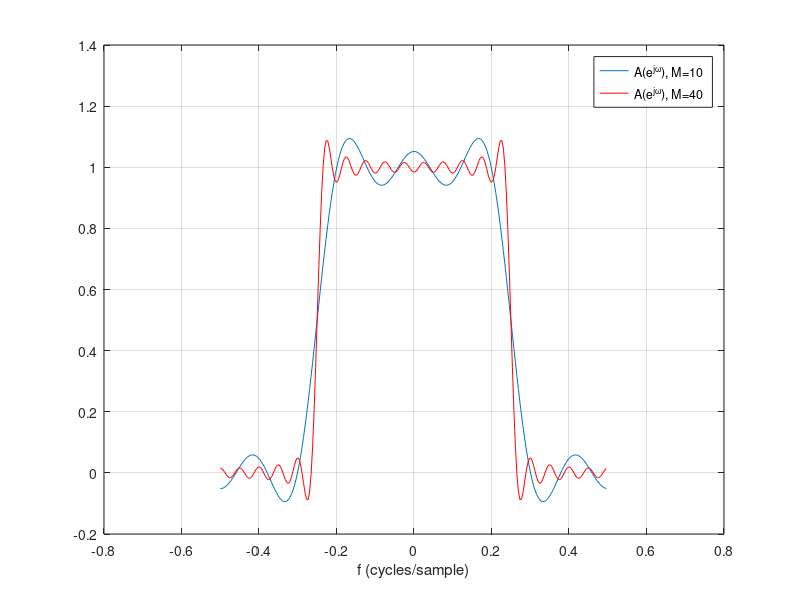

MATLAB code for this plot:
%% Example - Gibbs Phenomonon
% Compare the amplitude responses for two impulse response truncation
% lowpass filters. One with the order M=10 and the other with M=40.
% Set the cutoff to be 0.25 cycles/sample.
% 
% Use the MATLAB function fft in the process of generating the amplitude 
% response. Plot both responses on one plot as a function of
% frequency in cycles/samples for the range -0.5 to 0.5.
%% Define intial values
%
f2=1/4;
f1=0;
beta=0;
M1=10;
alpha1=M1/2;
M2=40;
alpha2=M2/2;
%% Generate the impulse responses, h1 and h2
n=0:M1;
h1=2*f2*sinc(2*f2*(n-M1/2))-2*f1*sinc(2*f1*(n-M1/2));   %using complete IR function for both
n=0:M2;
h2=2*f2*sinc(2*f2*(n-M2/2))-2*f1*sinc(2*f1*(n-M2/2));
%% Generate the amplitude responses, A1 and A2
L=256;
h1z=[h1 zeros(1,L-length(h1))];
h2z=[h2 zeros(1,L-length(h2))];
H2=fft(h2z);    %calculat fft
H1=fft(h1z);
k=0:L-1;
W1=exp(-j*(beta-alpha1*2*pi*k/L));  %complex exp
W2=exp(-j*(beta-alpha2*2*pi*k/L));
A1=H1.*W1;  %AR = IR * phase resp
A1=real(A1);    %remove smoll imaginary error
A2=H2.*W2;
A2=real(A2);
%% Plot the amplitude responses
figure(1)
clf
plot(k/L-0.5,fftshift(A1))
hold
plot(k/L-0.5,fftshift(A2),'r')  %increasing order from 10 to 40 doesn't reduce ripple; ripple is issue for IRT & is a result of Gibb's phenonmon
legend('A(e^{j\omega}), M=10', 'A(e^{j\omega}), M=40')
xlabel('f (cycles/sample)')
grid
